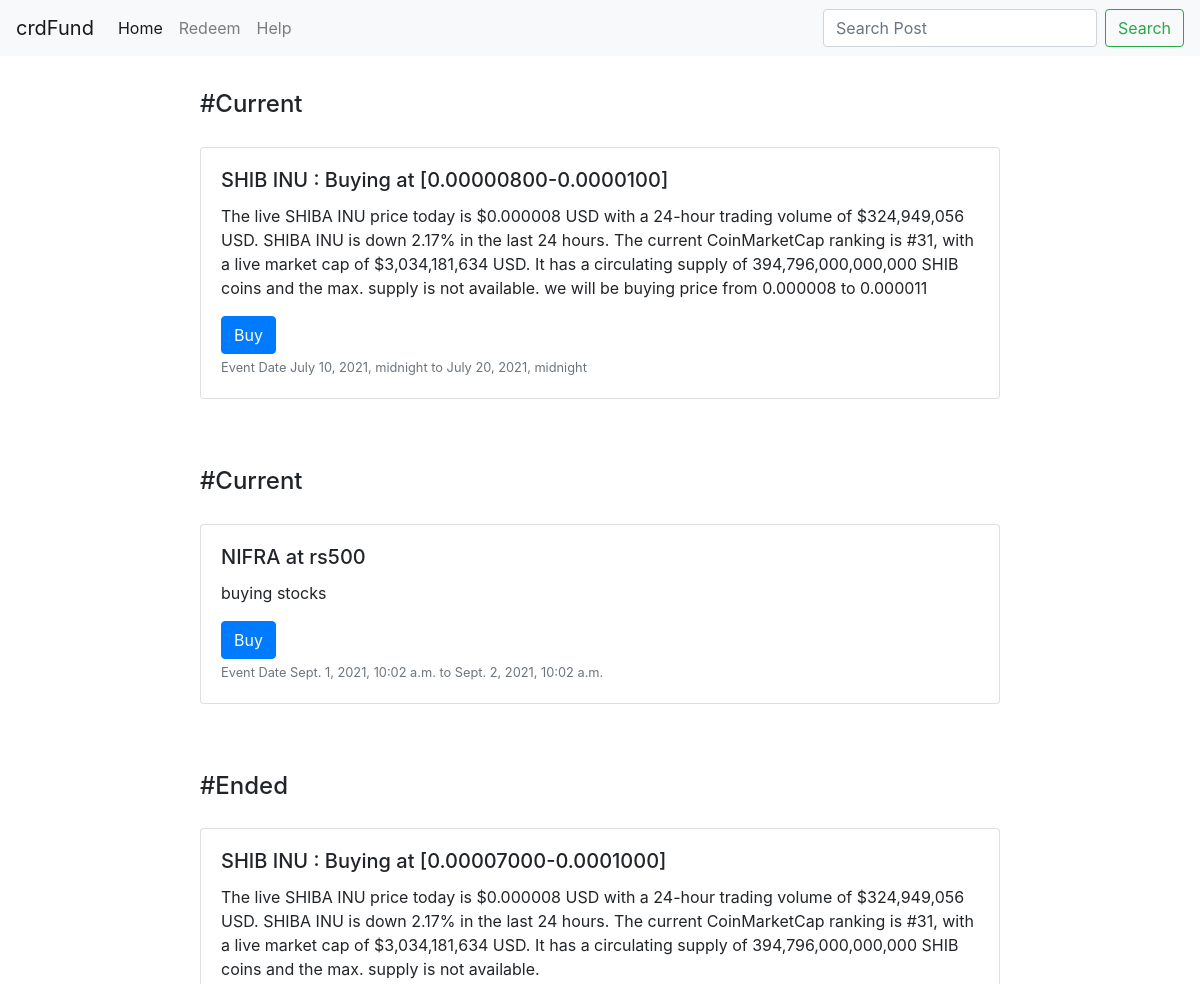
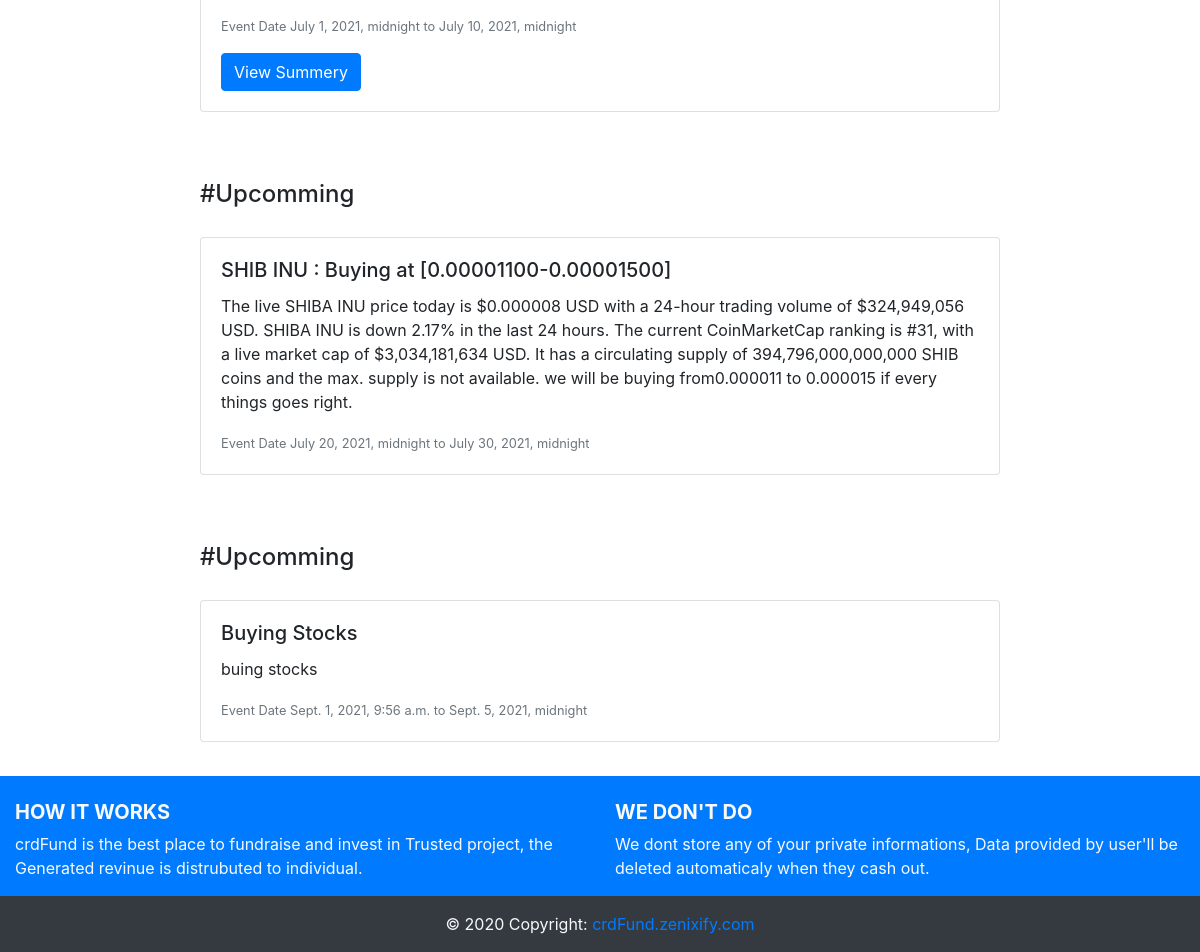
Screenshot of /products/ with the database file from the repository (2 pictures, top to bottom).
### crdOrder/models.py (models this page shows, shortened)
class Product(models.Model):
    name=models.CharField(max_length=50,null=True)
    description = models.TextField(max_length=1500,null=True)
    category = models.ForeignKey(postCategory , on_delete=models.CASCADE , null=True)
    start_date=models.DateTimeField(null=True)
    end_date=models.DateTimeField(null=True)
    status=models.CharField(null=True, max_length=20, choices=pSTATUS)
    image=models.ImageField(upload_to='Product/')
    slug=models.SlugField(blank=True,null=True)
    class Meta:
        verbose_name="Product"
        verbose_name_plural="Products"

### crdOrder/views.py (the view)
# urls.py: path('',views.productList, name='product_list'),
def productList(request):
    upcommingP=Product.objects.filter(status='upcomming')
    runningP=Product.objects.filter(status='running')
    endedP=Product.objects.filter(status='ended')
    context ={
        'upcommingP' : upcommingP,
        'runningP' : runningP,
        'endedP' : endedP,
    }
    return render(request, 'product_list.html', context)

### crdOrder/templates/product_list.html
{% extends 'base.html' %}
{% load static %}
{% block body %}
  {% include 'product_list_shortcut.html' %}
{% endblock %}

### templates/product_list_shortcut.html
{% for product in runningP %}
    <br>
    <h4 class="card-group">#Current</h4>
      <div class="card-group">
        <div class="card">
          <div class="card-body">
            <h5 class="card-title">{{product.name}}</h5>
            <p class="card-text">{{product.description}}</p>
            <a href="{% url 'products:product_order' product.slug %}" class="btn btn-primary">Buy</a>
            <p class="card-text"><small class="text-muted">Event Date {{product.start_date}} to {{product.end_date}}</small></p>
          </div>
        </div>
      </div>
    <br>
    {% endfor %}
    {% for product in endedP %}
    <br>
    <h4 class="card-group">#Ended</h4>
      <div class="card-group">
        <div class="card">
          <div class="card-body">
            <h5 class="card-title">{{product.name}}</h5>
            <p class="card-text">{{product.description}}</p>
            <p class="card-text"><small class="text-muted">Event Date {{product.start_date}} to {{product.end_date}}</small></p>
            <a href="{% url 'products:product_summery' product.slug %}" class="btn btn-primary">View Summery</a>
          </div>
        </div>
      </div>
    <br>
    {% endfor %}
    {% for product in upcommingP %}
    <br>
    <h4 class="card-group">#Upcomming</h4>
      <div class="card-group">
        <div class="card">
          <div class="card-body">
            <h5 class="card-title">{{product.name}}</h5>
            <p class="card-text">{{product.description}}</p>
            <p class="card-text"><small class="text-muted">Event Date {{product.start_date}} to {{product.end_date}}</small></p>
          </div>
        </div>
      </div>
    <br>
    {% endfor %}

### static/css/file.css (style rules this page uses)
@media (max-width: 2000px) { .card-group { padding: 10px 600px 10px; } }
@media (max-width: 1700px) { .card-group { padding: 10px 500px 10px; } }
@media (max-width: 1500px) { .card-group { padding: 10px 400px 10px; } }
@media (max-width: 1300px) { .card-group { padding: 10px 300px 10px; } }
@media (max-width: 1200px) { .card-group { padding: 10px 200px 10px; } }

### rows the page displays
Product: name "SHIB INU : Buying at [0.00000800-0.0000100]", description "The live SHIBA INU price today is $0.000008 USD with a 24-hour trading volume of $324,949,056 USD. SHIBA INU is down 2.17% in the last 24 hours. The current CoinMarketCap ranking is #31, with a live market cap of $3,034,181,634 USD. It has a circulating supply of 394,796,000,000,000 SHIB coins and the max. supply is not available. we will be buying price from 0.000008 to 0.000011", start_date "July 10, 2021, midnight", end_date "July 20, 2021, midnight"
Product: name "NIFRA at rs500", description "buying stocks", start_date "Sept. 1, 2021, 10:02 a.m.", end_date "Sept. 2, 2021, 10:02 a.m."
Product: name "SHIB INU : Buying at [0.00007000-0.0001000]", description "The live SHIBA INU price today is $0.000008 USD with a 24-hour trading volume of $324,949,056 USD. SHIBA INU is down 2.17% in the last 24 hours. The current CoinMarketCap ranking is #31, with a live market cap of $3,034,181,634 USD. It has a circulating supply of 394,796,000,000,000 SHIB coins and the max. supply is not available.", start_date "July 1, 2021, midnight", end_date "July 10, 2021, midnight"
Product: name "SHIB INU : Buying at [0.00001100-0.00001500]", description "The live SHIBA INU price today is $0.000008 USD with a 24-hour trading volume of $324,949,056 USD. SHIBA INU is down 2.17% in the last 24 hours. The current CoinMarketCap ranking is #31, with a live market cap of $3,034,181,634 USD. It has a circulating supply of 394,796,000,000,000 SHIB coins and the max. supply is not available. we will be buying from0.000011 to 0.000015 if every things goes right.", start_date "July 20, 2021, midnight", end_date "July 30, 2021, midnight"
Product: name "Buying Stocks", description "buing stocks", start_date "Sept. 1, 2021, 9:56 a.m.", end_date "Sept. 5, 2021, midnight"
